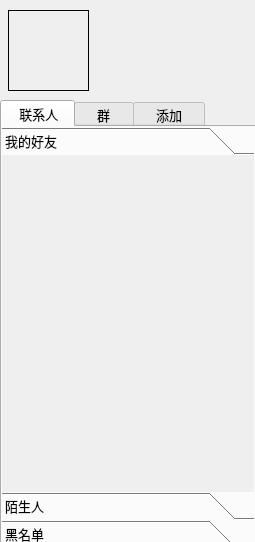
<?xml version="1.0" encoding="UTF-8"?>
<ui version="4.0">
 <class>MainWindow</class>
 <widget class="QMainWindow" name="MainWindow">
  <property name="windowModality">
   <enum>Qt::NonModal</enum>
  </property>
  <property name="geometry">
   <rect>
    <x>0</x>
    <y>0</y>
    <width>255</width>
    <height>542</height>
   </rect>
  </property>
  <property name="windowTitle">
   <string>MainWindow</string>
  </property>
  <property name="statusTip">
   <string/>
  </property>
  <property name="autoFillBackground">
   <bool>false</bool>
  </property>
  <widget class="QWidget" name="centralwidget">
   <widget class="QLabel" name="portrait">
    <property name="geometry">
     <rect>
      <x>12</x>
      <y>20</y>
      <width>71</width>
      <height>61</height>
     </rect>
    </property>
    <property name="frameShape">
     <enum>QFrame::NoFrame</enum>
    </property>
    <property name="text">
     <string/>
    </property>
    <property name="pixmap">
     <pixmap resource="images.qrc">:/img/Person.png</pixmap>
    </property>
    <property name="scaledContents">
     <bool>true</bool>
    </property>
   </widget>
   <widget class="QLabel" name="user_name">
    <property name="geometry">
     <rect>
      <x>94</x>
      <y>10</y>
      <width>171</width>
      <height>21</height>
     </rect>
    </property>
    <property name="layoutDirection">
     <enum>Qt::LeftToRight</enum>
    </property>
    <property name="styleSheet">
     <string notr="true">font: 10pt;</string>
    </property>
    <property name="text">
     <string/>
    </property>
    <property name="alignment">
     <set>Qt::AlignLeading|Qt::AlignLeft|Qt::AlignVCenter</set>
    </property>
   </widget>
   <widget class="QLabel" name="portrait_1">
    <property name="geometry">
     <rect>
      <x>8</x>
      <y>10</y>
      <width>81</width>
      <height>81</height>
     </rect>
    </property>
    <property name="frameShape">
     <enum>QFrame::Box</enum>
    </property>
    <property name="frameShadow">
     <enum>QFrame::Plain</enum>
    </property>
    <property name="text">
     <string/>
    </property>
   </widget>
   <widget class="QTabWidget" name="tabWidget">
    <property name="geometry">
     <rect>
      <x>0</x>
      <y>100</y>
      <width>257</width>
      <height>451</height>
     </rect>
    </property>
    <property name="sizeIncrement">
     <size>
      <width>0</width>
      <height>0</height>
     </size>
    </property>
    <property name="baseSize">
     <size>
      <width>0</width>
      <height>0</height>
     </size>
    </property>
    <property name="font">
     <font>
      <pointsize>10</pointsize>
     </font>
    </property>
    <property name="focusPolicy">
     <enum>Qt::NoFocus</enum>
    </property>
    <property name="contextMenuPolicy">
     <enum>Qt::DefaultContextMenu</enum>
    </property>
    <property name="inputMethodHints">
     <set>Qt::ImhNone</set>
    </property>
    <property name="tabPosition">
     <enum>QTabWidget::North</enum>
    </property>
    <property name="tabShape">
     <enum>QTabWidget::Rounded</enum>
    </property>
    <property name="currentIndex">
     <number>0</number>
    </property>
    <property name="iconSize">
     <size>
      <width>16</width>
      <height>16</height>
     </size>
    </property>
    <property name="elideMode">
     <enum>Qt::ElideNone</enum>
    </property>
    <property name="documentMode">
     <bool>false</bool>
    </property>
    <property name="tabsClosable">
     <bool>false</bool>
    </property>
    <property name="movable">
     <bool>false</bool>
    </property>
    <widget class="QWidget" name="linkman">
     <property name="enabled">
      <bool>true</bool>
     </property>
     <property name="sizePolicy">
      <sizepolicy hsizetype="Preferred" vsizetype="Preferred">
       <horstretch>0</horstretch>
       <verstretch>0</verstretch>
      </sizepolicy>
     </property>
     <property name="minimumSize">
      <size>
       <width>0</width>
       <height>0</height>
      </size>
     </property>
     <property name="maximumSize">
      <size>
       <width>16777215</width>
       <height>16777215</height>
      </size>
     </property>
     <property name="sizeIncrement">
      <size>
       <width>0</width>
       <height>0</height>
      </size>
     </property>
     <property name="baseSize">
      <size>
       <width>0</width>
       <height>0</height>
      </size>
     </property>
     <property name="focusPolicy">
      <enum>Qt::TabFocus</enum>
     </property>
     <property name="statusTip">
      <string/>
     </property>
     <property name="layoutDirection">
      <enum>Qt::LeftToRight</enum>
     </property>
     <property name="autoFillBackground">
      <bool>false</bool>
     </property>
     <property name="inputMethodHints">
      <set>Qt::ImhNone</set>
     </property>
     <attribute name="title">
      <string>  联系人 </string>
     </attribute>
     <widget class="QToolBox" name="toolBox">
      <property name="geometry">
       <rect>
        <x>-1</x>
        <y>0</y>
        <width>253</width>
        <height>421</height>
       </rect>
      </property>
      <property name="inputMethodHints">
       <set>Qt::ImhNone</set>
      </property>
      <property name="frameShape">
       <enum>QFrame::NoFrame</enum>
      </property>
      <property name="frameShadow">
       <enum>QFrame::Plain</enum>
      </property>
      <property name="lineWidth">
       <number>1</number>
      </property>
      <property name="midLineWidth">
       <number>0</number>
      </property>
      <property name="currentIndex">
       <number>0</number>
      </property>
      <property name="tabSpacing">
       <number>0</number>
      </property>
      <widget class="QWidget" name="myfriend">
       <property name="geometry">
        <rect>
         <x>0</x>
         <y>0</y>
         <width>253</width>
         <height>361</height>
        </rect>
       </property>
       <attribute name="label">
        <string>我的好友</string>
       </attribute>
      </widget>
      <widget class="QWidget" name="stranger">
       <property name="geometry">
        <rect>
         <x>0</x>
         <y>0</y>
         <width>253</width>
         <height>361</height>
        </rect>
       </property>
       <attribute name="label">
        <string>陌生人</string>
       </attribute>
      </widget>
      <widget class="QWidget" name="blacklist">
       <property name="geometry">
        <rect>
         <x>0</x>
         <y>0</y>
         <width>253</width>
         <height>361</height>
        </rect>
       </property>
       <attribute name="label">
        <string>黑名单</string>
       </attribute>
      </widget>
     </widget>
    </widget>
    <widget class="QWidget" name="group_0">
     <attribute name="title">
      <string>   群   </string>
     </attribute>
     <widget class="QToolBox" name="group">
      <property name="geometry">
       <rect>
        <x>-2</x>
        <y>0</y>
        <width>257</width>
        <height>421</height>
       </rect>
      </property>
      <property name="currentIndex">
       <number>0</number>
      </property>
      <property name="tabSpacing">
       <number>0</number>
      </property>
      <widget class="QWidget" name="mygroup">
       <property name="geometry">
        <rect>
         <x>0</x>
         <y>0</y>
         <width>257</width>
         <height>401</height>
        </rect>
       </property>
       <attribute name="label">
        <string>我的群</string>
       </attribute>
      </widget>
     </widget>
    </widget>
    <widget class="QWidget" name="addlink">
     <attribute name="title">
      <string>   添加   </string>
     </attribute>
     <widget class="QPushButton" name="addfriend">
      <property name="geometry">
       <rect>
        <x>17</x>
        <y>30</y>
        <width>211</width>
        <height>351</height>
       </rect>
      </property>
      <property name="font">
       <font>
        <pointsize>34</pointsize>
       </font>
      </property>
      <property name="text">
       <string>各种添加</string>
      </property>
     </widget>
    </widget>
   </widget>
  </widget>
 </widget>
 <resources>
  <include location="images.qrc"/>
 </resources>
 <connections/>
</ui>
